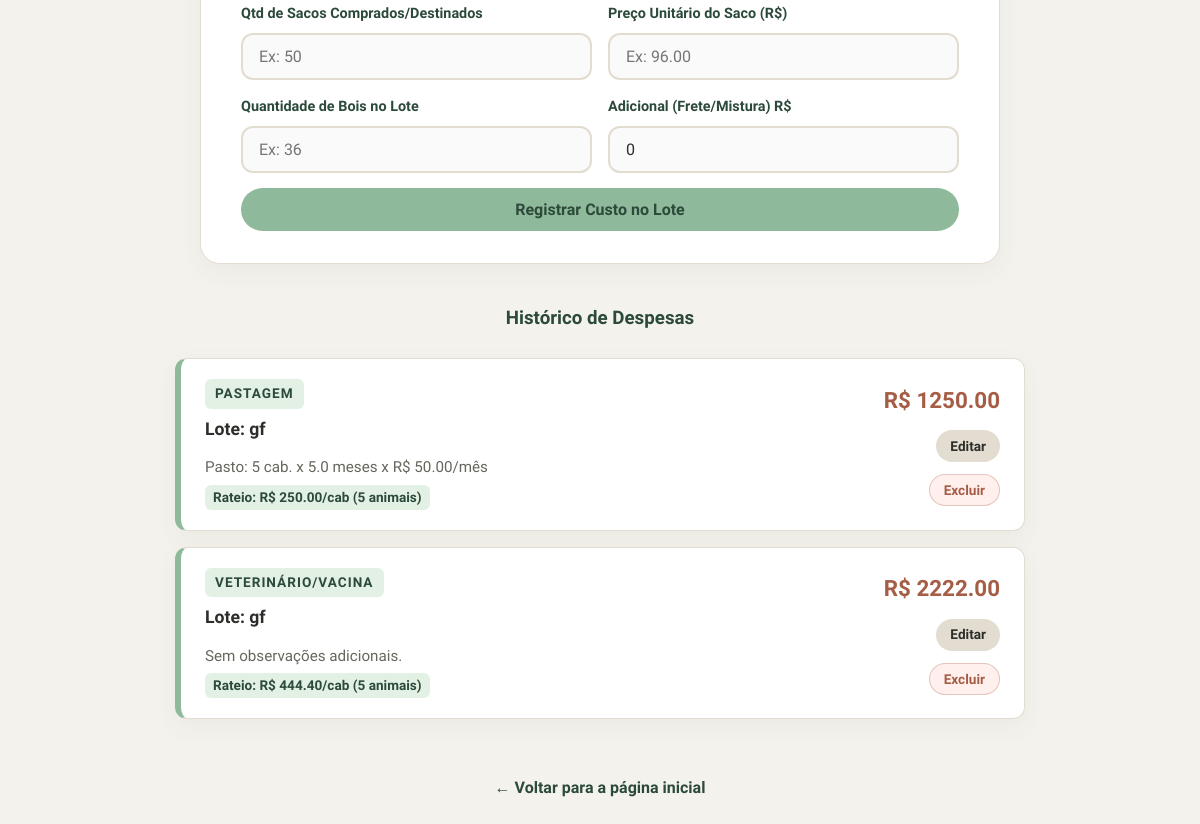
Page /despesas (signed in, lower part) on the earlier database version.
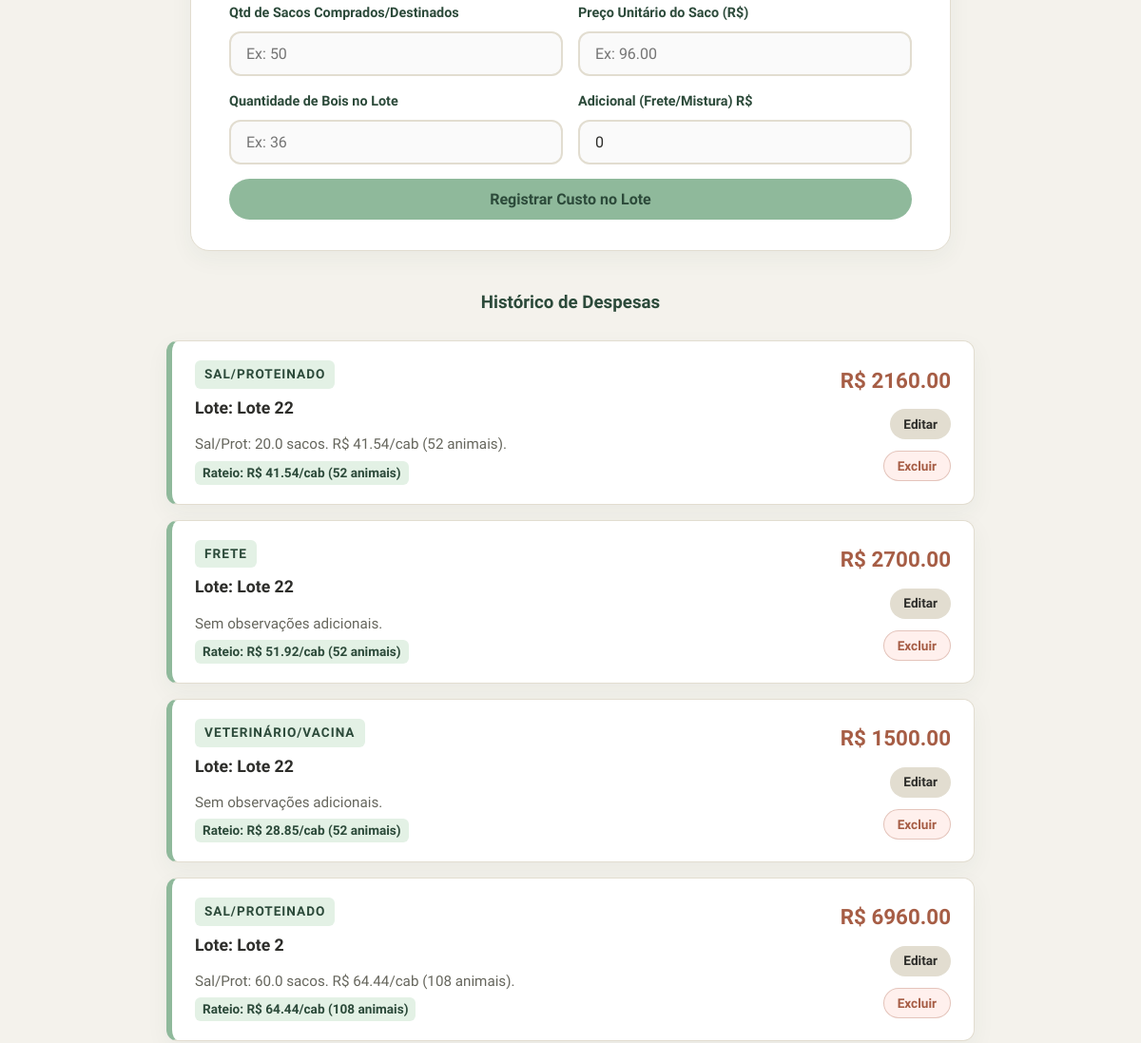
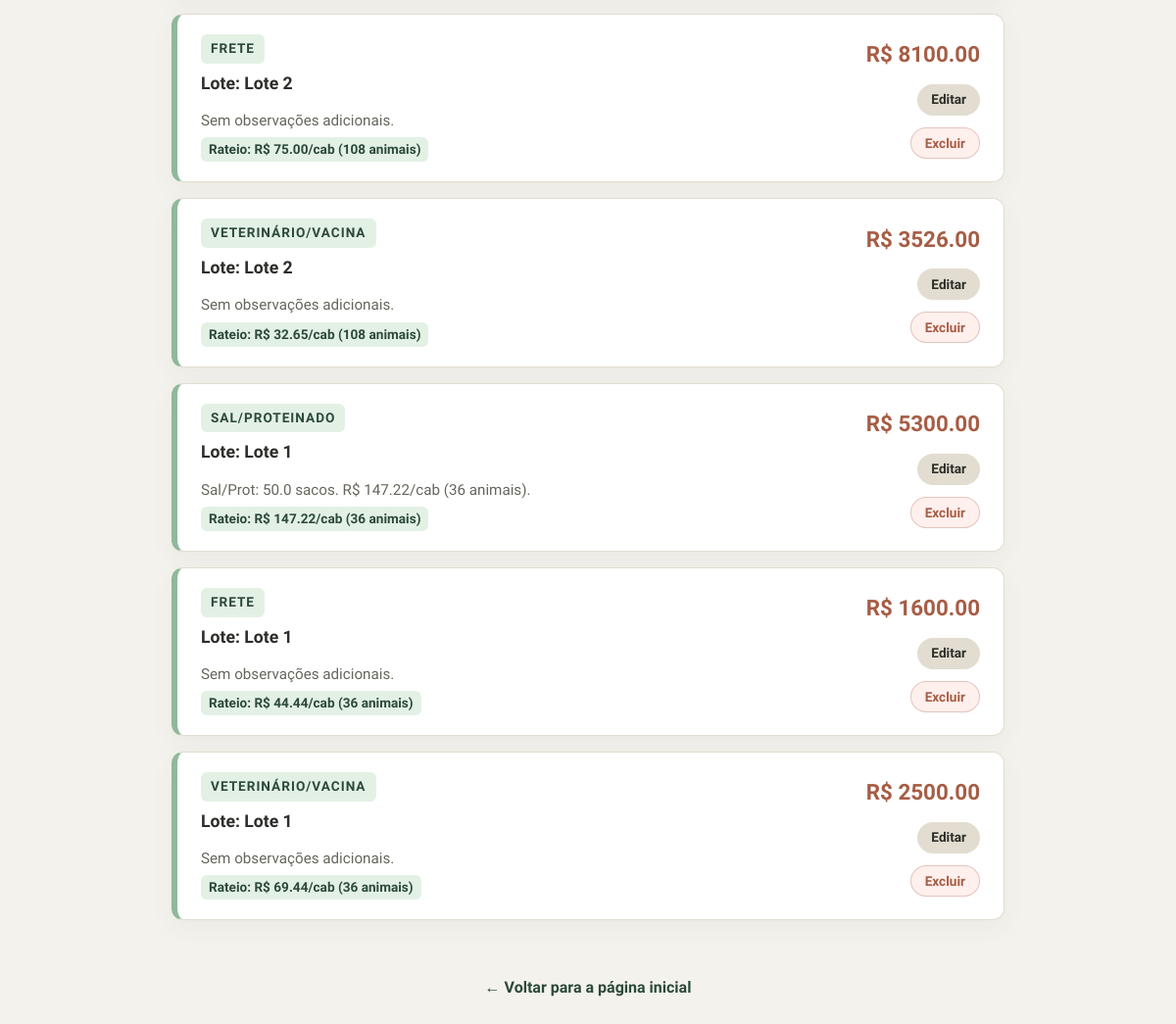
Same page on the later database version (2 pictures, top to bottom).
### tables this page shows
CREATE TABLE despesas (
                    id INTEGER PRIMARY KEY AUTOINCREMENT,
                    lote_id INTEGER,
                    categoria TEXT,
                    valor REAL,
                    observacao TEXT,
                    FOREIGN KEY(lote_id) REFERENCES lotes(id) ON DELETE CASCADE
                );

CREATE TABLE lotes (
                    id INTEGER PRIMARY KEY AUTOINCREMENT,
                    identificacao TEXT NOT NULL,
                    fase_atual TEXT NOT NULL,
                    categoria_animal TEXT,
                    data_inicio TEXT,
                    qtd_cabecas INTEGER,
                    custo_bezerro_unitario REAL,
                    custo_total_compra REAL,
                    valor_venda_total REAL,
                    total_arrobas_vendidas REAL,
                    status TEXT DEFAULT 'Em Andamento'
                , frigorifico_comprador TEXT, qtd_vendida_total INTEGER DEFAULT 0);

### app.py (the view, shortened to what this page needs)
@app.route('/despesas', methods=['GET', 'POST'])
def despesas():
    conexao = conectar()
    try:
        despesas_lista = conexao.execute('''
            SELECT despesas.*, lotes.identificacao, lotes.qtd_cabecas
            FROM despesas JOIN lotes ON despesas.lote_id = lotes.id
            ORDER BY despesas.id DESC
        ''').fetchall()
        lotes_ativos = conexao.execute('SELECT * FROM lotes WHERE status = "Em Andamento"').fetchall()
    finally:
        conexao.close()
    return render_template('despesas.html', despesas=despesas_lista, lotes=lotes_ativos)

### app.py (called while the page is built)
@app.context_processor
def inject_csrf_token():
    if 'csrf_token' not in session:
        session['csrf_token'] = secrets.token_hex(32)
    return dict(csrf_token=session['csrf_token'])

@app.before_request
def verificar_seguranca_global():
    if 'csrf_token' not in session:
        session['csrf_token'] = secrets.token_hex(32)
    rotas_livres = ['login', 'static', 'api_cotacoes']
    if request.endpoint not in rotas_livres and 'usuario_id' not in session:
        return redirect(url_for('login'))
    if request.method == 'POST' and request.endpoint not in ['api_cotacoes', 'login']:
        token = request.form.get('csrf_token') or request.headers.get('X-CSRF-Token')
        if not token or token != session.get('csrf_token'):
            return "Erro 403: Falha na validação CSRF. Requisição rejeitada por segurança.", 403

### config_banco.py (called while the page is built)
def conectar():
    conexao = sqlite3.connect('dados.db')
    conexao.row_factory = sqlite3.Row
    conexao.execute('PRAGMA foreign_keys = ON;')
    return conexao

### templates/despesas.html (shortened to what this page needs)
{% extends "base.html" %}
{% block conteudo %}
<div class="form-caixa" style="max-width: 800px; margin-left: auto; margin-right: auto; margin-bottom: 40px;">
    <form action="{{ url_for('despesas') }}" method="POST">
        <div class="form-linha">
            <div class="campo">
                <label>Qtd de Sacos Comprados/Destinados</label>
                <input type="number" step="0.1" name="qtd_sacos" placeholder="Ex: 50" required>
            </div>
            <div class="campo">
                <label>Preço Unitário do Saco (R$)</label>
                <input type="number" step="0.01" name="preco_saco" placeholder="Ex: 96.00" required>
            </div>
        </div>
        <div class="form-linha" style="margin-top: 15px;">
            <div class="campo">
                <label>Quantidade de Bois no Lote</label>
                <input type="number" name="qtd_bois_nutricao" placeholder="Ex: 36" required>
            </div>
            <div class="campo">
                <label>Adicional (Frete/Mistura) R$</label>
                <input type="number" step="0.01" name="valor_adicional" value="0">
            </div>
        </div>
        <button type="submit" style="margin-top: 15px; width: 100%;">Registrar Custo no Lote</button>
    </form>
</div>
<div class="container-historico">
    <h3 style="text-align: center; margin-bottom: 24px;">Histórico de Despesas</h3>
    <div class="lista-despesas">
        {% for despesa in despesas %}
        <div class="card-despesa">
            <div class="despesa-info">
                <span class="despesa-categoria">{{ despesa.categoria }}</span>
                <strong class="despesa-lote">Lote: {{ despesa.identificacao }}</strong>
               <p class="despesa-detalhes" style="color: var(--texto-suave); font-size: 0.95rem; margin-top: 8px; margin-bottom: 0;">
                {{ despesa.observacao or 'Sem observações adicionais.' }}
                {% if despesa.qtd_cabecas and despesa.qtd_cabecas > 0 %}
                    <br><span style="display: inline-block; margin-top: 6px; padding: 3px 8px; background-color: #E3F1E5; color: var(--verde-escuro); border-radius: 6px; font-weight: 600; font-size: 0.85rem;">
                        Rateio: R$ {{ "%.2f"|format(despesa.valor / despesa.qtd_cabecas) }}/cab ({{ despesa.qtd_cabecas }} animais)
                    </span>
                {% endif %}
            </p>
            </div>
            <div class="despesa-acao">
                <strong class="despesa-valor">R$ {{ "%.2f"|format(despesa.valor) }}</strong>
                <a href="{{ url_for('editar_despesa', id=despesa.id) }}" class="btn-tabela-secundario" style="margin-bottom: 8px;">Editar</a>
                <form action="{{ url_for('excluir_despesa', id_despesa=despesa.id) }}" method="POST" class="form-excluir" onsubmit="return confirm('Deseja realmente apagar esta despesa?');">
                    <button type="submit" class="btn-tabela-excluir">Excluir</button>
                </form>
            </div>
        </div>
        {% else %}
        <div style="text-align: center; padding: 40px; background-color: var(--branco); border-radius: var(--raio); border: 1px dashed var(--borda);">
            <p style="color: var(--texto-suave); margin: 0;">Nenhuma despesa registrada ainda.</p>
        </div>
        {% endfor %}
    </div>
</div>
<div style="text-align: center; margin-top: 32px;">
    <a class="voltar" href="{{ url_for('index') }}">← Voltar para a página inicial</a>
</div>
{% endblock %}

Differences in the rows shown:
removed despesas: categoria "PASTAGEM", identificacao "gf", observacao "Pasto: 5 cab. x 5.0 meses x R$ 50.00/mês", despesa.valor/despesa.qtd_cabecas "250.00", qtd_cabecas "5", valor "1250.00"
removed despesas: categoria "VETERINÁRIO/VACINA", identificacao "gf", observacao "Sem observações adicionais.", despesa.valor/despesa.qtd_cabecas "444.40", qtd_cabecas "5", valor "2222.00"
added despesas: categoria "SAL/PROTEINADO", identificacao "Lote 22", observacao "Sal/Prot: 20.0 sacos. R$ 41.54/cab (52 animais).", despesa.valor/despesa.qtd_cabecas "41.54", qtd_cabecas "52", valor "2160.00"
added despesas: categoria "FRETE", identificacao "Lote 22", observacao "Sem observações adicionais.", despesa.valor/despesa.qtd_cabecas "51.92", qtd_cabecas "52", valor "2700.00"
added despesas: categoria "VETERINÁRIO/VACINA", identificacao "Lote 22", observacao "Sem observações adicionais.", despesa.valor/despesa.qtd_cabecas "28.85", qtd_cabecas "52", valor "1500.00"
added despesas: categoria "SAL/PROTEINADO", identificacao "Lote 2", observacao "Sal/Prot: 60.0 sacos. R$ 64.44/cab (108 animais).", despesa.valor/despesa.qtd_cabecas "64.44", qtd_cabecas "108", valor "6960.00"
added despesas: categoria "FRETE", identificacao "Lote 2", observacao "Sem observações adicionais.", despesa.valor/despesa.qtd_cabecas "75.00", qtd_cabecas "108", valor "8100.00"
added despesas: categoria "VETERINÁRIO/VACINA", identificacao "Lote 2", observacao "Sem observações adicionais.", despesa.valor/despesa.qtd_cabecas "32.65", qtd_cabecas "108", valor "3526.00"
added despesas: categoria "SAL/PROTEINADO", identificacao "Lote 1", observacao "Sal/Prot: 50.0 sacos. R$ 147.22/cab (36 animais).", despesa.valor/despesa.qtd_cabecas "147.22", qtd_cabecas "36", valor "5300.00"
added despesas: categoria "FRETE", identificacao "Lote 1", observacao "Sem observações adicionais.", despesa.valor/despesa.qtd_cabecas "44.44", qtd_cabecas "36", valor "1600.00"
added despesas: categoria "VETERINÁRIO/VACINA", identificacao "Lote 1", observacao "Sem observações adicionais.", despesa.valor/despesa.qtd_cabecas "69.44", qtd_cabecas "36", valor "2500.00"
